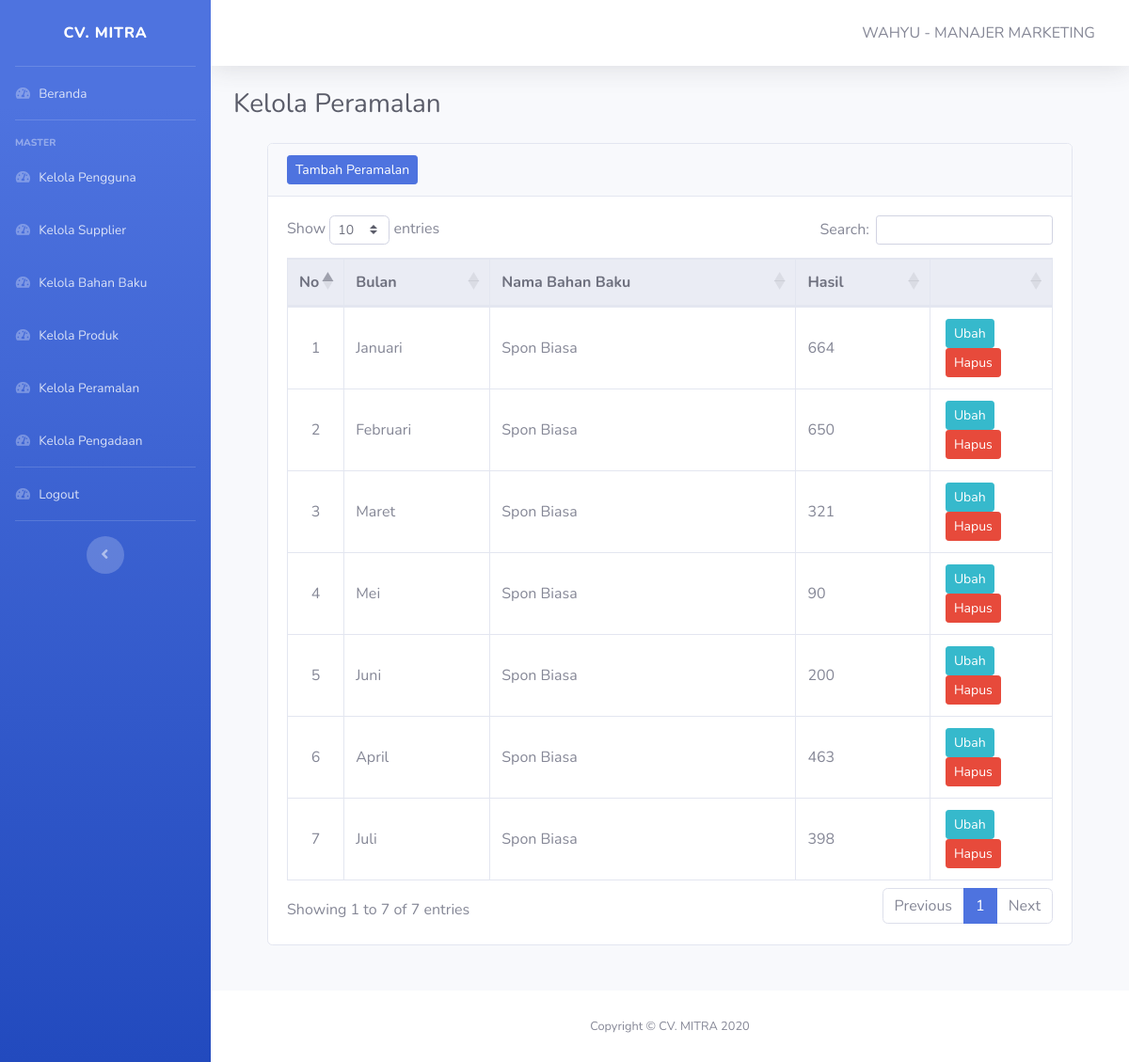
Screenshot of /pages/admin/kelola-peramalan.php (signed in) with the database file from the repository.
### tables this page shows
CREATE TABLE IF NOT EXISTS `peramalan` (
  `id_peramalan` int(11) NOT NULL,
  `bulan` varchar(30) NOT NULL,
  `hasil` int(11) DEFAULT '0',
  `id_bahanbaku` varchar(6) NOT NULL,
  `id_user` int(11) NOT NULL,
  PRIMARY KEY (`id_peramalan`),
  KEY `id_user` (`id_user`),
  KEY `id_bahanbaku` (`id_bahanbaku`),
  CONSTRAINT `peramalan_ibfk_1` FOREIGN KEY (`id_user`) REFERENCES `user` (`id_user`),
  CONSTRAINT `peramalan_ibfk_2` FOREIGN KEY (`id_bahanbaku`) REFERENCES `bahanbaku` (`id_bahanbaku`)
);

CREATE TABLE IF NOT EXISTS `bahanbaku` (
  `id_bahanbaku` varchar(6) NOT NULL,
  `nama_bahanbaku` varchar(40) NOT NULL,
  `satuan_bahanbaku` varchar(10) NOT NULL,
  `harga` varchar(20) NOT NULL,
  `id_supplier` int(11) NOT NULL,
  PRIMARY KEY (`id_bahanbaku`),
  KEY `id_supplier` (`id_supplier`),
  CONSTRAINT `bahanbaku_ibfk_2` FOREIGN KEY (`id_supplier`) REFERENCES `supplier` (`id_supplier`)
);

### pages/admin/kelola-peramalan.php (the view, shortened to what this page needs)
<!DOCTYPE html>
<html lang="en">
<head>
    <?php include '../../layout/header.php' ?>
</head>
<body id="page-top">
    <div id="wrapper">
        <?php include '../../layout/sidebar-admin.php' ?>
        <div id="content-wrapper" class="d-flex flex-column">
            <div id="content">
                <?php include '../../layout/topbar.php' ?>
                <div class="container-fluid">
                    <div class="d-sm-flex align-items-center justify-content-between mb-4">
                        <h1 class="h3 mb-0 text-gray-800">Kelola Peramalan</h1>
                    </div>
                    <div class="container row-12">
                        <div class="col">
                            <div class="card mb-5">
                                <div class="card-header">
                                    <div class="nav-item">
                                        <a href="tambah-peramalan.php" class="btn btn-sm btn-primary">Tambah Peramalan</a>
                                    </div>
                                </div>
                                <div class="card-body">
                                    <table class="table table-responsive-lg table-hover table-bordered" id="Table">
                                        <thead class="thead-light text-center">
                                            <tr>
                                                <th width=6%>No</th>
                                                <th>Bulan</th>
                                                <th>Nama Bahan Baku</th>
                                                <th>Hasil</th>
                                                <th width=16%></th>
                                            </tr>
                                        </thead>
                                        <tbody>
                                            <?php
                                            include "../../koneksi.php";
                                            $no = 1;
                                            $data = mysqli_query($koneksi, "SELECT * FROM peramalan p JOIN bahanbaku b WHERE p.id_bahanbaku = b.id_bahanbaku");
                                            if (mysqli_num_rows($data) == 0) {
                                                ?>
                                                <tr>
                                                    <td colspan="7" class="text-center font-weight-bold">Data Kosong</td>
                                                </tr>
                                                <?php
                                                } else {
                                                    while ($item = mysqli_fetch_array($data)) {
                                                        ?>
                                                    <tr>
                                                        <td class="text-center align-middle"><?php echo $no++; ?></td>
                                                        <td class="align-middle"><?php echo $item['bulan']; ?></td>
                                                        <td class="align-middle"><?php echo $item['nama_bahanbaku']; ?></td>
                                                        <td class="align-middle"><?php echo $item['hasil']; ?></td>
                                                        <td class="text-center">
                                                            <a href="ubah-peramalan.php?id=<?php echo $item['id_peramalan'] ?>" class="btn btn-info btn-sm mx-1 float-left">Ubah</a>
                                                            <form action="hapus-peramalan.php?id=<?php echo $item['id_peramalan'] ?>" method="post">
                                                                <button type="submit" class="btn btn-danger btn-sm mx-1 float-left">Hapus</button>
                                                            </form>
                                                        </td>
                                                    </tr>
                                            <?php
                                                }
                                            }
                                            ?>
                                        </tbody>
                                    </table>
                                </div>
                            </div>
                        </div>
                    </div>
                </div>
            </div>
            <?php include '../../layout/footer.php' ?>
        </div>
    </div>
</body>
</html>

### rows the page displays
peramalan: bulan "Januari", id_bahanbaku.nama_bahanbaku "Spon Biasa", hasil "664"
peramalan: bulan "Februari", id_bahanbaku.nama_bahanbaku "Spon Biasa", hasil "650"
peramalan: bulan "Maret", id_bahanbaku.nama_bahanbaku "Spon Biasa", hasil "321"
peramalan: bulan "Mei", id_bahanbaku.nama_bahanbaku "Spon Biasa", hasil "90"
peramalan: bulan "Juni", id_bahanbaku.nama_bahanbaku "Spon Biasa", hasil "200"
peramalan: bulan "April", id_bahanbaku.nama_bahanbaku "Spon Biasa", hasil "463"
peramalan: bulan "Juli", id_bahanbaku.nama_bahanbaku "Spon Biasa", hasil "398"

### other values shown
$_SESSION['nama'] "WAHYU"
$_SESSION['jabatan'] "MANAJER MARKETING"
